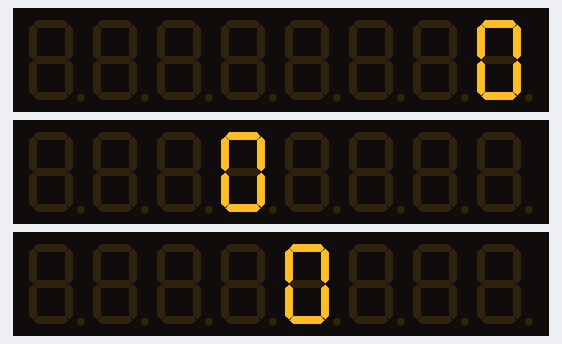
Simulated run of this sketch. Board: Arduino Uno, built with avr-gcc and run on an emulated ATmega328P. Parts: 3 × 8-digit seven-segment display.

Above: at 0.06 s.
At 4.99 s:
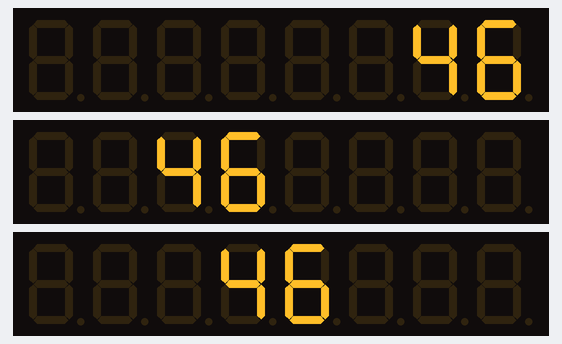
At 9.95 s:
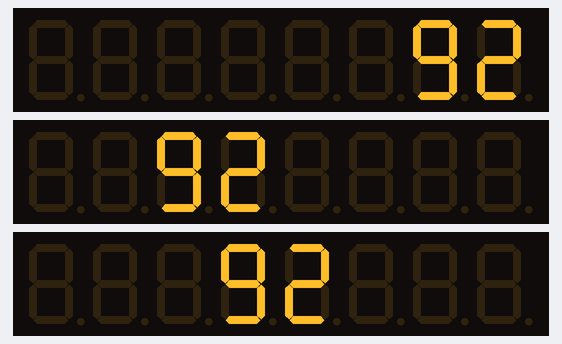
At 19.9 s:
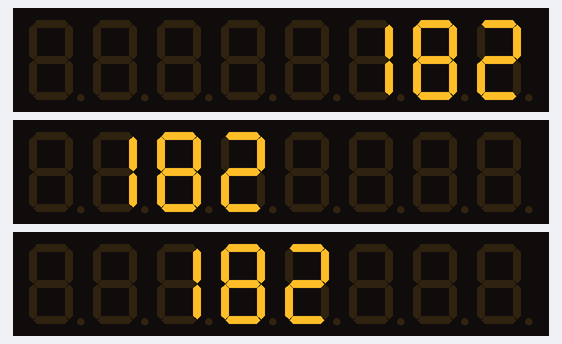
At 29.88 s:
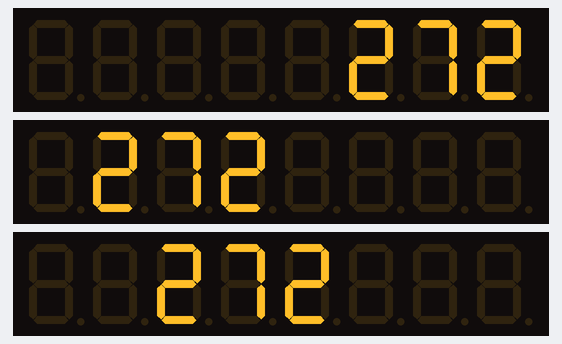
At 39.86 s:
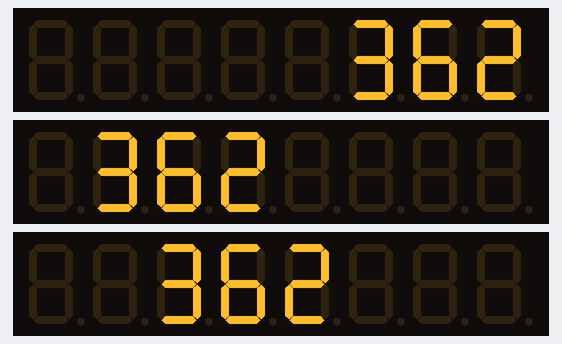

The sketch:

Counter-on-LedControl-24Digit-Max7219.ino
```cpp
#include "LedControl.h"                     //lib_led.
LedControl lc = LedControl(11, 13, 10, 3);  //SPI_data=11,clk=13,cs=10,3numdevice.
unsigned int val[4] = { 0 };                //Array
void setup() {
  for (int a = 0; a < 3; a++) {  //Scan each modules max7219.
    lc.shutdown(a, false), lc.setIntensity(a, 1), lc.clearDisplay(a);
  }
}
void loop() {
  for (int i = 0; i < 10000; i++) {  //Length of number.
    val[3] = (i / 1000);             //thousands.
    val[2] = ((i / 100) % 10);       //hundreds.
    val[1] = ((i / 10) % 10);        //tens.
    val[0] = (i % 10);               //ones.
    if (val[3] > 0) {
      lc.setDigit(2, 6, val[3], false);
      lc.setDigit(1, 7, val[3], false);
      lc.setDigit(0, 3, val[3], false);
    }
    if (val[2] > 0 || val[3] >= 1) {
      lc.setDigit(2, 5, val[2], false);
      lc.setDigit(1, 6, val[2], false);
      lc.setDigit(0, 2, val[2], false);
    }
    if (val[1] > 0 || val[2] >= 1 || val[3] >= 1) {
      lc.setDigit(2, 4, val[1], false);
      lc.setDigit(1, 5, val[1], false);
      lc.setDigit(0, 1, val[1], false);
    }
    if (val[0] >= 0) {
      lc.setDigit(2, 3, val[0], false);
      lc.setDigit(1, 4, val[0], false);
      lc.setDigit(0, 0, val[0], false);
    }
    delay(100);
    lc.clearDisplay(0);
  }
}
```
